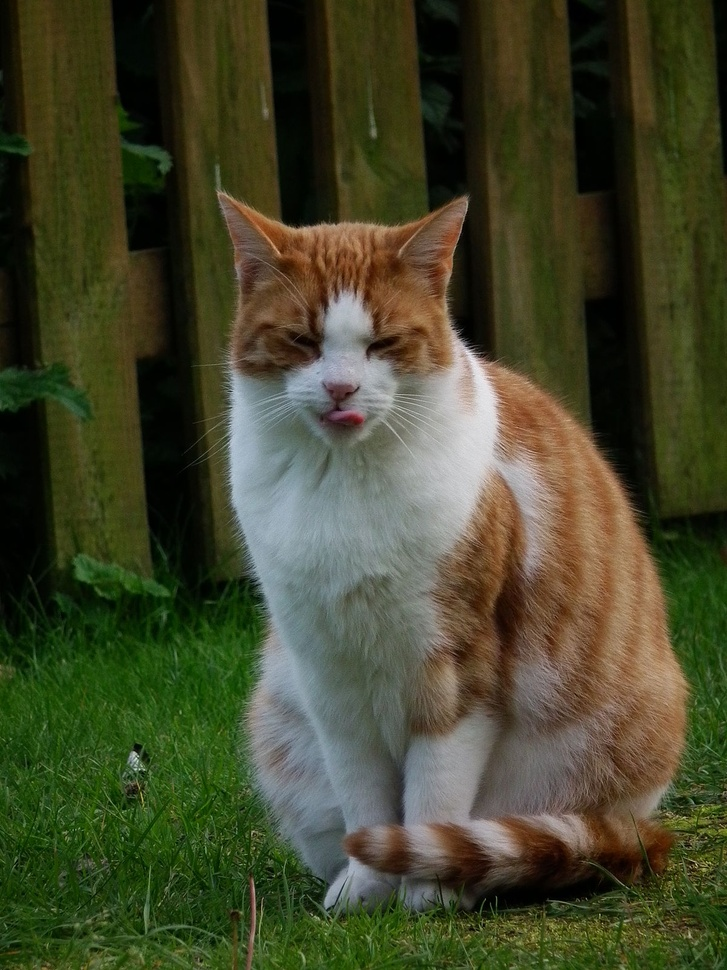
%> input picture Module 2/Class 2/cat.JPG, 727 x 970 px, shrunk from 1200 x 1600 before the run
$ octave Class_5_1.m   (GNU Octave 9; MATLAB toolbox functions it lacks are replaced by stand-ins)
%> lines starting %> are read from the running program, lines starting %| are printed output that depends on the picture
close all;
I=imread('cat.jpg');
%> I is the input picture: size 970x727x3 uint8; mean R, G, B 67.7, 70.2, 43.3

I=histeq(I,256);
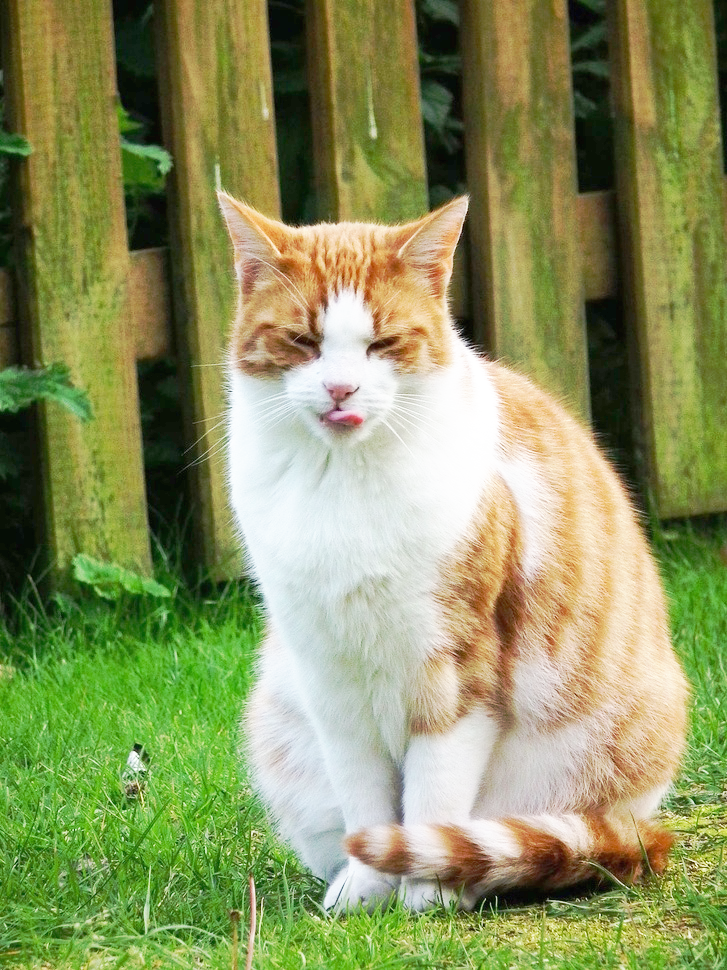
%> I: size 970x727x3 uint8; mean R, G, B 140.1, 148.4, 95.5
figure,imshow(I);
[counts,x] = imhist(I);
%> counts = 256 values, max 50133 at index 6, min 0 at index 1, mean 8263.9; x = 256 values from 0 to 255
stem(x,counts);
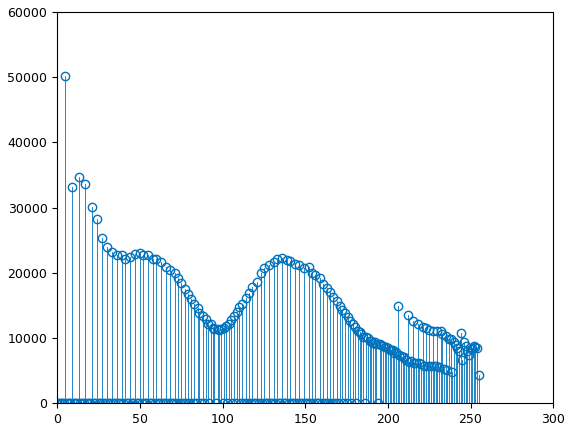
%> figure redrawn from the program's plot data; highest point at x = 5, y = 50133

$ run again, with Module 2/Class 2/Athena.bmp saved as Module 2/Class 2/cat.JPG
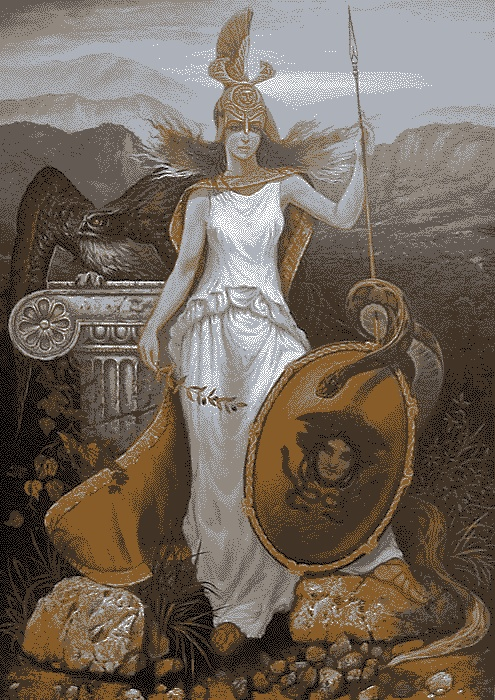
%> input picture Module 2/Class 2/Athena.bmp, 495 x 700 px
%> I is the input picture: size 700x495x3 uint8; mean R, G, B 114.8, 102.9, 91.3
%> `I=histeq(I,256);`:
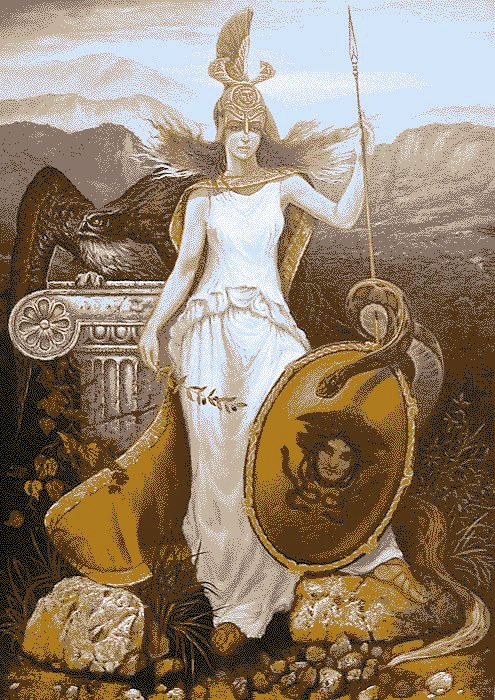
%> I: size 700x495x3 uint8; mean R, G, B 147, 129.3, 108.6
%> counts = 256 values, max 31088 at index 231, min 0 at index 1, mean 4060.5; x = 256 values from 0 to 255
%> `stem(x,counts);`:
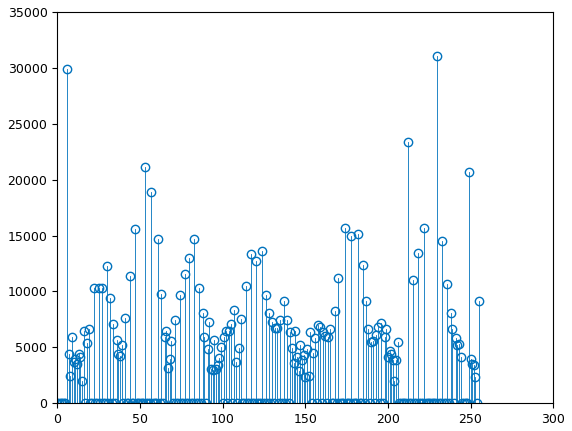
%> figure redrawn from the program's plot data; highest point at x = 230, y = 31088
